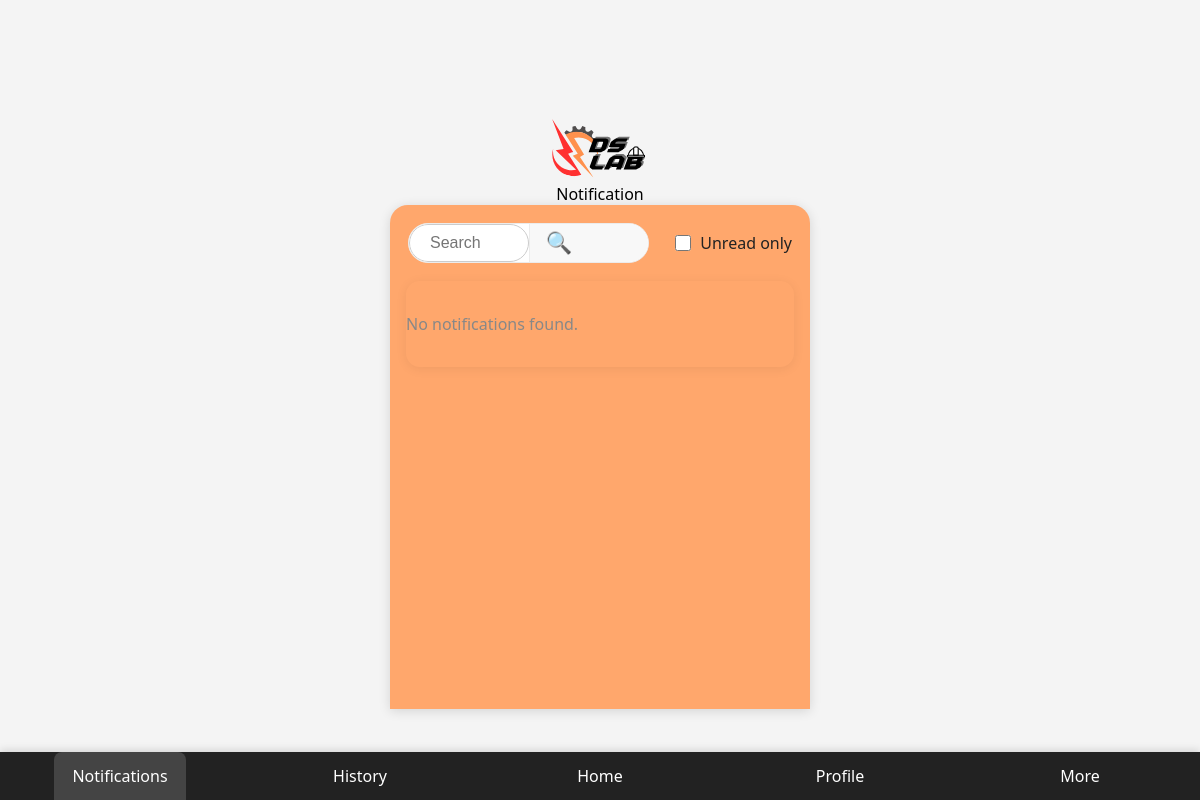
Before: /notif.php with the older database file.
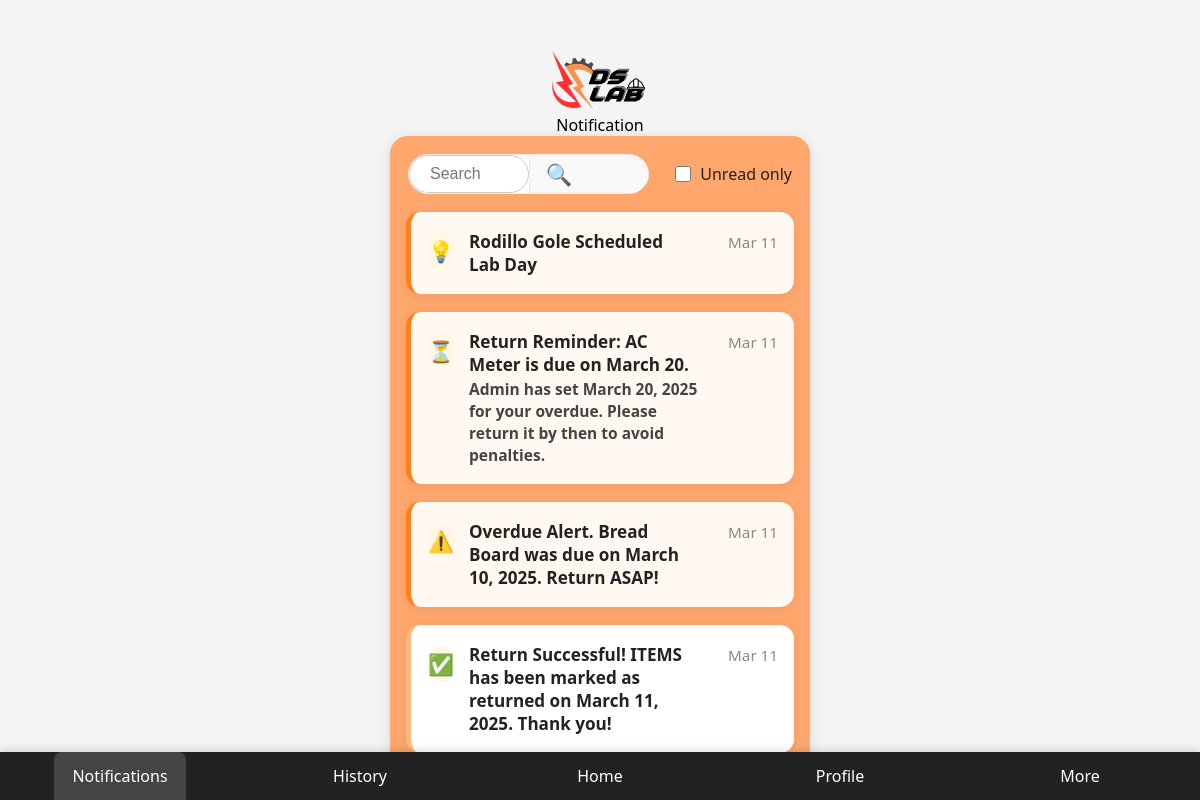
After: the same page with the newer database file.
### tables this page shows
CREATE TABLE `notifications` (
  `id` int(11) NOT NULL,
  `user_id` int(11) NOT NULL,
  `icon` varchar(32) DEFAULT 'info',
  `subject` varchar(255) NOT NULL,
  `message` text NOT NULL,
  `date` datetime NOT NULL DEFAULT current_timestamp(),
  `is_unread` tinyint(1) NOT NULL DEFAULT 1
);

### notif.php (the view, shortened to what this page needs)
<?php
include 'db.php';
$filter = isset($_GET['unread']) ? "WHERE is_unread=1" : "";
$sql = "SELECT * FROM notifications $filter ORDER BY date DESC";
$result = $conn->query($sql);
$notifications = [];
if ($result && $result->num_rows > 0) {
    while ($row = $result->fetch_assoc()) {
        $notifications[] = $row;
    }
}
?>
<!DOCTYPE html>
<html lang="en">
<head>
  <link rel="stylesheet" href="style.css">
  <link rel="stylesheet" href="notif.css">
</head>
<body class="notif-bg">
  <div class="notif-top-card">
    <div class="notif-logo-center">
    </div>
  </div>
  <div class="notif-header-bar">Notification</div>
  <div class="notif-main-card">
    <form class="notif-search-row" method="get" action="">
  <div class="notif-search-group">
    <input type="text" class="notif-search-input" name="search" placeholder="Search" value="<?php echo isset($_GET['search']) ? htmlspecialchars($_GET['search']) : ''; ?>">
    <button type="submit" class="notif-filter-btn" title="Apply Search/Filter">
      <span class="notif-search-icon">&#128269;</span>
    </button>
  </div>
  <label class="notif-unread-toggle">
    <input type="checkbox" name="unread" value="1" <?php if(isset($_GET['unread'])) echo 'checked'; ?>>
    <span>Unread only</span>
  </label>
</form>
    <div class="notif-list">
      <?php if (empty($notifications)): ?>
        <div class="notif-item empty">No notifications found.</div>
      <?php else: ?>
        <?php foreach ($notifications as $notif): ?>
          <div class="notif-item<?php echo $notif['is_unread'] ? ' unread' : ''; ?>">
            <span class="notif-icon">
              <?php
                switch ($notif['icon']) {
                  case 'reminder': echo '⏳'; break;
                  case 'alert': echo '⚠️'; break;
                  case 'success': echo '✅'; break;
                  case 'info': echo '💡'; break;
                }
              ?>
            </span>
            <div class="notif-content">
              <div class="notif-subject"><?php echo htmlspecialchars($notif['subject']); ?></div>
              <div class="notif-message"><?php echo htmlspecialchars($notif['message']); ?></div>
            </div>
            <span class="notif-date"><?php echo date('M j', strtotime($notif['date'])); ?></span>
          </div>
        <?php endforeach; ?>
      <?php endif; ?>
    </div>
  </div>
  <ul>
    <li><a class="active" href="notif.php">Notifications</a></li>
    <li><a href="history.php">History</a></li>
    <li><a href="dashboard.php">Home</a></li>
    <li><a href="profile.php">Profile</a></li>
    <li><a href="more.php">More</a></li>
  </ul>
</body>
</html>

### style.css (style rules this page uses)
body { font-family: Arial, Helvetica, sans-serif; margin: 0; padding: 0; min-height: 100vh; background: #f3f3f3; overflow-x: hidden; display: flex; flex-direction: column; align-items: center; justify-content: center; height: 100vh; }
form { display: block; width: 100%; max-width: fit-content; padding: 30px; border-radius: 10px; }
input[type="email"], input[type="password"], input[type="text"] { width: 100%; padding: 12px 20px; margin: 8px 0; display: block; border: 1px solid #ccc; box-sizing: border-box; border-radius: 20px; }
button { background-color: orange; color: white; padding: 14px 20px; margin: 20px auto; border-radius: 20px; cursor: pointer; width: 50%; display: block; }
li { display: flex; align-items: center; justify-content: center; flex: 1 1 0; height: 48px; }
li a { display: flex; align-items: center; justify-content: center; color: #fff; text-align: center; height: 100%; padding: 0 18px; text-decoration: none; font-size: 1em; transition: background 0.2s, color 0.2s; border: none; background: none; }
.active { background: #444; color: #fff; border-radius: 8px 8px 0 0; }
ul { list-style-type: none; margin: 0; padding: 0; width: 100vw; background: #222; position: fixed; left: 0; bottom: 0; display: flex; justify-content: center; z-index: 1000; height: 48px; box-shadow: 0 -2px 8px #0002; }

Changed rows visible on the page:
added notifications: subject "Rodillo Gole Scheduled Lab Day", date "Mar 11"
added notifications: subject "Return Reminder: AC Meter is due on March 20.", message "Admin has set March 20, 2025 for your overdue. Please return it by then to avoid penalties.", date "Mar 11"
added notifications: subject "Overdue Alert. Bread Board was due on March 10, 2025. Return ASAP!", date "Mar 11"
added notifications: subject "Return Successful! ITEMS has been marked as returned on March 11, 2025. Thank you!", date "Mar 11", is_unread 0 (drawn)
Other visible differences:
text no longer shown: "No notifications found."
